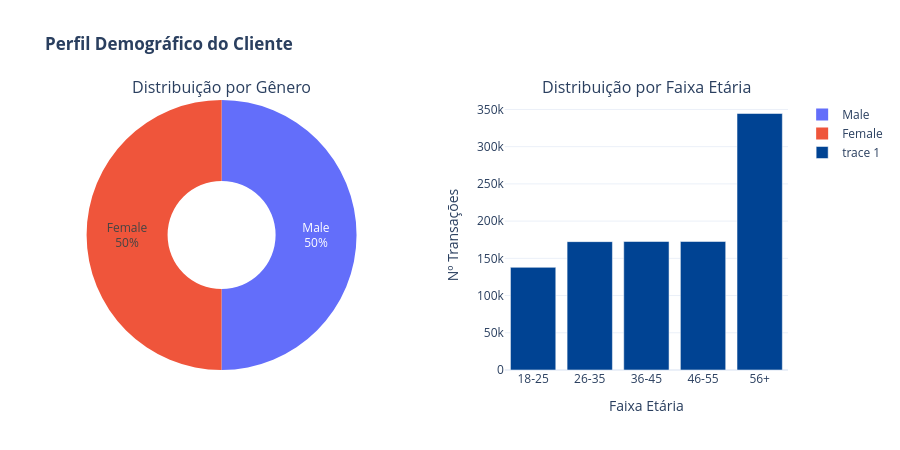

Here is the notebook cell this chart was saved with:
### Markdown cell above
<div id="perfil"></div>

## 4. Perfil do Cliente

### Code cell
# Perfil do Cliente

# Faixa etária
df['faixa_etaria'] = pd.cut(
    df['age'],
    bins=[17, 25, 35, 45, 55, 100],
    labels=['18-25', '26-35', '36-45', '46-55', '56+']
)

genero = df['gender'].value_counts()
faixa = df['faixa_etaria'].value_counts().reindex(['18-25', '26-35', '36-45', '46-55', '56+'])

fig = make_subplots(
    rows=1, cols=2,
    subplot_titles=('Distribuição por Gênero', 'Distribuição por Faixa Etária'),
    horizontal_spacing=0.2,
    specs=[[{'type': 'pie'}, {'type': 'xy'}]]
)
fig.add_trace(
    go.Pie(labels=genero.index, values=genero.values, hole=0.4,
           textinfo='label+percent'),
    row=1, col=1
)
fig.add_trace(
    go.Bar(x=faixa.index, y=faixa.values, marker_color='#004393'),
    row=1, col=2
)
fig.update_layout(
    title='<b>Perfil Demográfico do Cliente</b>',
    template='plotly_white',
    height=450
)
fig.update_xaxes(title_text='Faixa Etária', row=1, col=2)
fig.update_yaxes(title_text='Nº Transações', row=1, col=2)
fig.show()

### Figure 1 — Plotly figure (JSON) as saved in the notebook; plotly's stock layout.template omitted (floating-point values rounded to 4 significant figures)
{"data": [{"domain": {"x": [0.0, 0.4], "y": [0.0, 1.0]}, "hole": 0.4, "labels": ["Male", "Female"], "textinfo": "label+percent", "type": "pie", "values": [500180, 499943]}, {"marker": {"color": "#004393"}, "type": "bar", "x": ["18-25", "26-35", "36-45", "46-55", "56+"], "xaxis": "x", "y": [137894, 172444, 172607, 172624, 344554], "yaxis": "y"}], "layout": {"annotations": [{"font": {"size": 16}, "showarrow": false, "text": "Distribuição por Gênero", "x": 0.2, "xanchor": "center", "xref": "paper", "y": 1.0, "yanchor": "bottom", "yref": "paper"}, {"font": {"size": 16}, "showarrow": false, "text": "Distribuição por Faixa Etária", "x": 0.8, "xanchor": "center", "xref": "paper", "y": 1.0, "yanchor": "bottom", "yref": "paper"}], "height": 450, "title": {"text": "<b>Perfil Demográfico do Cliente</b>"}, "xaxis": {"anchor": "y", "domain": [0.6, 1.0], "title": {"text": "Faixa Etária"}}, "yaxis": {"anchor": "x", "domain": [0.0, 1.0], "title": {"text": "Nº Transações"}}}}
